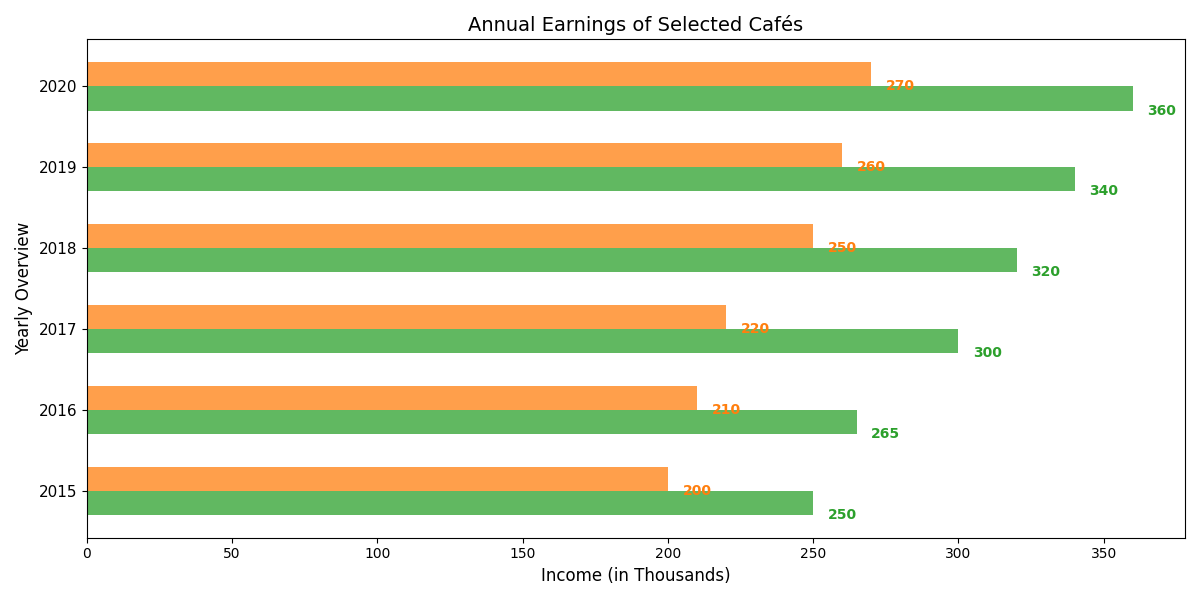

Here is the Python script that generated this plot:
import matplotlib.pyplot as plt
import numpy as np

cafes = ['Java Houses', 'Hybrid Drink Bars']

revenue_2015 = [250, 200]
revenue_2016 = [265, 210]
revenue_2017 = [300, 220]
revenue_2018 = [320, 250]
revenue_2019 = [340, 260]
revenue_2020 = [360, 270]

years = [2015, 2016, 2017, 2018, 2019, 2020]
revenue = np.array([revenue_2015, revenue_2016, revenue_2017, revenue_2018, revenue_2019, revenue_2020])

colors = ['#2ca02c', '#ff7f0e']

fig, ax1 = plt.subplots(figsize=(12, 6))
height = 0.3
y = np.arange(len(years))

for i, cafe in enumerate(cafes):
    ax1.barh(y + i*height, revenue[:, i], height, color=colors[i], alpha=0.75)
    for j in range(len(years)):
        ax1.text(revenue[j, i] + 5, y[j] + (i-0.5)*height, str(revenue[j, i]), va='center', fontsize=10, fontweight='bold', color=colors[i])

ax1.set_yticks(y + height/2)
ax1.set_yticklabels(years, fontsize=11)

ax1.set_title('Annual Earnings of Selected Cafés', fontsize=14)
ax1.set_xlabel('Income (in Thousands)', fontsize=12)
ax1.set_ylabel('Yearly Overview', fontsize=12)

plt.tight_layout()
plt.show()
